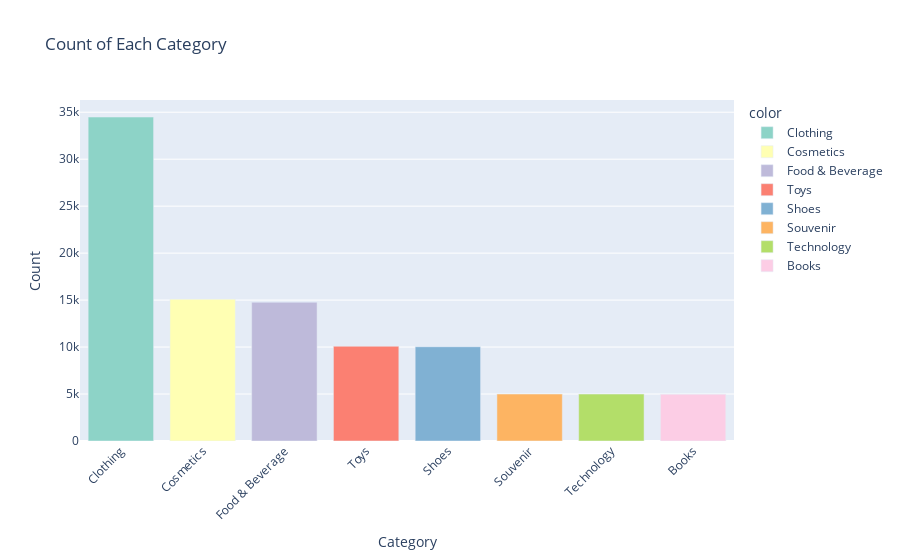

Source (notebook cell):
### Code cell
# another plot using plotly just for practice
import plotly.express as px
from plotly.offline import iplot,plot
iplot(px.bar(x=category_count.index, y=category_count.values,
             labels={'x': 'Category', 'y': 'Count'},
             title='Count of Each Category',
             color=category_count.index,
             color_discrete_sequence=px.colors.qualitative.Set3).update_layout(xaxis_tickangle=-45))

### Figure 1 — Plotly figure (JSON) as saved in the notebook; plotly's stock layout.template omitted (floating-point values rounded to 4 significant figures)
{"data": [{"alignmentgroup": "True", "hovertemplate": "color=Clothing<br>Category=%{x}<br>Count=%{y}<extra></extra>", "legendgroup": "Clothing", "marker": {"color": "rgb(141,211,199)", "pattern": {"shape": ""}}, "name": "Clothing", "offsetgroup": "Clothing", "orientation": "v", "showlegend": true, "textposition": "auto", "type": "bar", "x": ["Clothing"], "xaxis": "x", "y": [34487], "yaxis": "y"}, {"alignmentgroup": "True", "hovertemplate": "color=Cosmetics<br>Category=%{x}<br>Count=%{y}<extra></extra>", "legendgroup": "Cosmetics", "marker": {"color": "rgb(255,255,179)", "pattern": {"shape": ""}}, "name": "Cosmetics", "offsetgroup": "Cosmetics", "orientation": "v", "showlegend": true, "textposition": "auto", "type": "bar", "x": ["Cosmetics"], "xaxis": "x", "y": [15097], "yaxis": "y"}, {"alignmentgroup": "True", "hovertemplate": "color=Food & Beverage<br>Category=%{x}<br>Count=%{y}<extra></extra>", "legendgroup": "Food & Beverage", "marker": {"color": "rgb(190,186,218)", "pattern": {"shape": ""}}, "name": "Food & Beverage", "offsetgroup": "Food & Beverage", "orientation": "v", "showlegend": true, "textposition": "auto", "type": "bar", "x": ["Food & Beverage"], "xaxis": "x", "y": [14776], "yaxis": "y"}, {"alignmentgroup": "True", "hovertemplate": "color=Toys<br>Category=%{x}<br>Count=%{y}<extra></extra>", "legendgroup": "Toys", "marker": {"color": "rgb(251,128,114)", "pattern": {"shape": ""}}, "name": "Toys", "offsetgroup": "Toys", "orientation": "v", "showlegend": true, "textposition": "auto", "type": "bar", "x": ["Toys"], "xaxis": "x", "y": [10087], "yaxis": "y"}, {"alignmentgroup": "True", "hovertemplate": "color=Shoes<br>Category=%{x}<br>Count=%{y}<extra></extra>", "legendgroup": "Shoes", "marker": {"color": "rgb(128,177,211)", "pattern": {"shape": ""}}, "name": "Shoes", "offsetgroup": "Shoes", "orientation": "v", "showlegend": true, "textposition": "auto", "type": "bar", "x": ["Shoes"], "xaxis": "x", "y": [10034], "yaxis": "y"}, {"alignmentgroup": "True", "hovertemplate": "color=Souvenir<br>Category=%{x}<br>Count=%{y}<extra></extra>", "legendgroup": "Souvenir", "marker": {"color": "rgb(253,180,98)", "pattern": {"shape": ""}}, "name": "Souvenir", "offsetgroup": "Souvenir", "orientation": "v", "showlegend": true, "textposition": "auto", "type": "bar", "x": ["Souvenir"], "xaxis": "x", "y": [4999], "yaxis": "y"}, {"alignmentgroup": "True", "hovertemplate": "color=Technology<br>Category=%{x}<br>Count=%{y}<extra></extra>", "legendgroup": "Technology", "marker": {"color": "rgb(179,222,105)", "pattern": {"shape": ""}}, "name": "Technology", "offsetgroup": "Technology", "orientation": "v", "showlegend": true, "textposition": "auto", "type": "bar", "x": ["Technology"], "xaxis": "x", "y": [4996], "yaxis": "y"}, {"alignmentgroup": "True", "hovertemplate": "color=Books<br>Category=%{x}<br>Count=%{y}<extra></extra>", "legendgroup": "Books", "marker": {"color": "rgb(252,205,229)", "pattern": {"shape": ""}}, "name": "Books", "offsetgroup": "Books", "orientation": "v", "showlegend": true, "textposition": "auto", "type": "bar", "x": ["Books"], "xaxis": "x", "y": [4981], "yaxis": "y"}], "layout": {"barmode": "relative", "legend": {"title": {"text": "color"}, "tracegroupgap": 0}, "title": {"text": "Count of Each Category"}, "xaxis": {"anchor": "y", "domain": [0, 1], "tickangle": -45, "title": {"text": "Category"}}, "yaxis": {"anchor": "x", "domain": [0, 1], "title": {"text": "Count"}}}}
